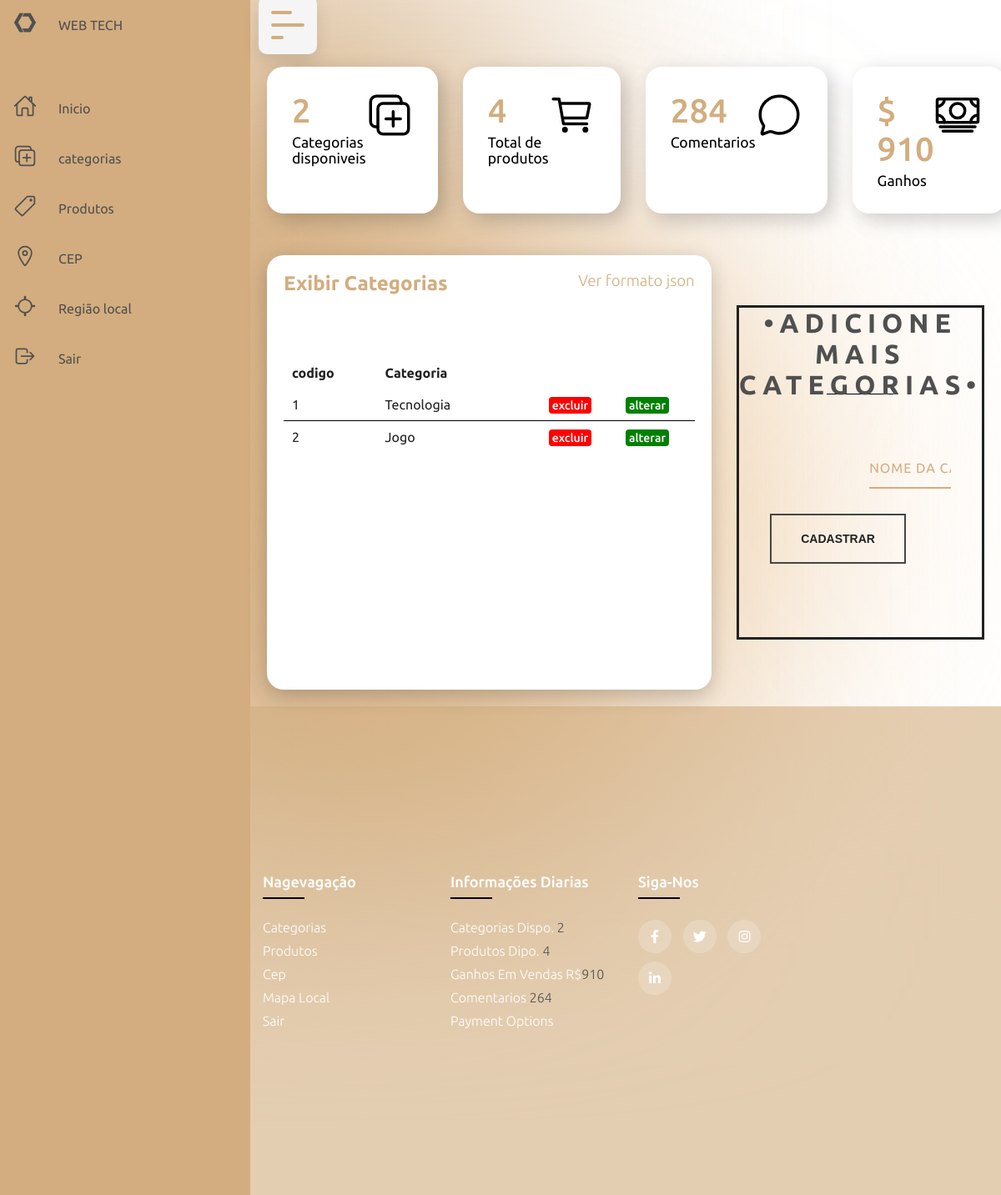
The page /categoria-exibir.php on the database its author committed.
### tables this page shows
CREATE TABLE `tbcategoria` (
  `idCategoria` int(11) NOT NULL,
  `categoria` varchar(20) DEFAULT NULL
);

### categoria-exibir.php (the view, shortened to what this page needs)
<?php
include('partes/cabecalho.php');
include('partes/menu.php');
include("conexao.php");
?>
<?php
$stmt = $pdo->prepare("select * from tbcategoria");
$stmt->execute();
?>
<div class="details">
	<div class="recentOrdesCategoria">
		<div class="cardHeader">
			<h2>Exibir Categorias</h2>
			<h3><a href="./categoria-json.php">Ver formato json</a></h3>
		</div>
		<table>
			<thead>
				<tr class="filtro">
					<td>codigo</td>
					<td>Categoria</td>
				</tr>
			</thead>
			<tbody>
				<?php
				while ($row = $stmt->fetch(PDO::FETCH_BOTH)) {
					echo "<tr>";
					echo "<td>" . $row[0] . "</td>";
					echo "<td>" . $row[1] . "</td>";
					echo  "<td>
					<a href='#m1-o' id='m1-c'><span class='status return'>excluir</span></a></td>
                 <div class='box'>
                    <div class='modal-container' id='m1-o' style='--m-background: transparent;'>
                        <div class='modal'>
                            <h1 class='modal__title'>Tem certeza ?</h1>
                            <p class='modal__text'>Essa exclusão será feita permanentemente. Tem certeza ?</p>
                            <a href='#m1-c' class='link-2'></a>
                           <a href='crud/categoria-exclusao.php?id=$row[0]' class='link-1'>Excluir Categoria</a>
                        </div>
                    </div>
                </div>";
					echo "<td><a href='?idCategoria=$row[0]&categoria=$row[1] #m2-o' id='m2-c'><span class='status delivered'>alterar</span></a></td>";
					echo "</tr>";
				}
				?>
			</tbody>
		</table>
		<div class="box">
		</div>
	</div>
	<div id="containerForm">
		<h1>&bull;adicione mais Categorias&bull;</h1>
		<div class="underline"></div>
		<form action="./crud/categoria-salvar.php" method="post" id="contact_form">
			<div class="emailCat">
				<input type="text" placeholder="nome da Categoria" name="txCategoria" id="txCategoria" required>
			</div>
			<div class="submit">
				<input type="submit" value="Cadastrar" id="form_button">
			</div>
		</form>
	</div>
</div>
<?php
include('partes/rodape.php');
?>

### css/style.css (style rules this page uses)
* { margin: 0; padding: 0; box-sizing: border-box; font-family: 'Ubuntu', sans-serif; outline: none; border:none; text-decoration: none; text-transform:none; }
:root { --blue: #287bff; --gold: #d3ad7f; --white: #fff; --grey: #f5f5f5; --black: #222; --borderBlack:.2px solid #000000; --borderWhite:.2px solid #fff; --backGray: rgb(80, 80, 80); --secondGray: rgb(136, 136, 136); }
body { min-height: 100vh; overflow-x: hidden; }
.details, .detailsMap { position: relative; width: 100%; padding: 20px; display: grid; grid-template-columns: 2fr 1fr; grid-gap: 30px; margin-top: 10px; }
.details .recentOrdes, .details .recentOrdesCategoria, .detailsMap .recentOrdesMap { position: relative; display: unset; min-height: 500px; background: var(--white); padding: 20px; box-shadow: 0 7px 25px rgba(0, 0, 0, 0.20); border-radius: 20px; }
.cardHeader { display: flex; justify-content: space-between; align-items: flex-start; }
.cardHeader h2 { font-weight: 600; color: var(--gold); }
.cardHeader a { font-weight: 300; color: var(--gold); }
.details table, .detailsMap table { width: 100%; border-collapse: collapse; margin-top: 10px; }
.details table thead td, .detailsMap table thead td { font-weight: 600; }
.details .recentOrdes table tr, .details .recentOrdesCategoria table tr, .detailsMap .recentOrdesMap table tr { color: var(--black); border-bottom: var(--borderBlack); }
.details .recentOrdes table tr:last-child, .details .recentOrdesCategoria table tr:last-child, .detailsMap .recentOrdesMap table tr:last-child { border-bottom: none; }
.details .recentOrdes table tr td, .details .recentOrdesCategoria table tr td, .detailsMap .recentOrdesMap table tr td { padding: 10px; }
.details .recentOrdes table tr td:last-child, .details .recentOrdesCategoria table tr td:last-child, .detailsMap .recentOrdesMap table tr td:last-child { text-align: center; }
.details .recentOrdes table tr td:nth-child(2), .details .recentOrdesCategoria table tr td:nth-child(2), .detailsMap .recentOrdesMap table tr td:nth-child(2) { text-align: start; }
.details .recentOrdes table tr td:nth-child(3), .details .recentOrdesCategoria table tr td:nth-child(3), .detailsMap .recentOrdesMap table tr td:nth-child(3) { text-align: end; }
.status.delivered { padding: 2px 4px; background: green; color: var(--white); border-radius: 4px; font-size: 14px; font-weight: 500; }
.status.return { padding: 2px 4px; background: red; color: var(--white); border-radius: 4px; font-size: 14px; font-weight: 500; }
.details .recentOrdesCategoria { width: 100%; min-height: 100px; }

### css/footer_modal.css (style rules this page uses)
:root { --blue: #287bff; --gold: #d3ad7f; --white: #fff; --grey: #f5f5f5; --black: #222; --borderBlack:.2px solid #000000; --borderWhite:.2px solid #fff; --backGray: rgb(80, 80, 80); --secondGray: rgb(136, 136, 136); }
span { color: var(--backGray); }
a, a:link { font-family: inherit; text-decoration: none; }
:root { --primary: hsl(255, 30%, 55%); --border-color: hsla(0, 0%, 100%, .2); --background: linear-gradient(to right, hsl(33, 30%, 70%), hsl(40, 39%, 91%)); --shadow-1: hsla(236, 50%, 50%, .3); --shadow-2: hsla(236, 50%, 50%, .4); font-family: -apple-system, BlinkMacSystemFont, 'Segoe UI', 'Open Sans', sans-serif; }
.box { display: flex; flex-direction: column; justify-content: center; align-items: center; height: auto; padding: 0 4rem 2rem; }

### rows shown on the page
tbcategoria: idCategoria "1", categoria "Tecnologia"
tbcategoria: idCategoria "2", categoria "Jogo"

### other values the page prints
$rowCat[0] "2"
$row[0] "4"
$row2[0] "910"
